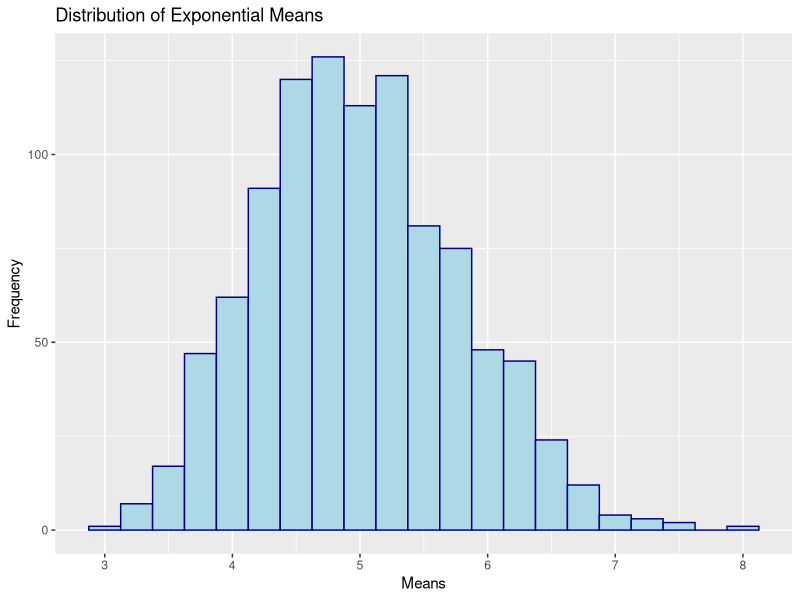

Reproduce this figure in R.
## ---- chunk 1
library(knitr)
## ---- chunk 2
# Load libraries
library(ggplot2)
## ---- chunk 3
# Setting R Seed to 1 (any number would work)

set.seed(1)

## ---- chunk 4

# Number of simulations
numsim <- 1000

# Lamda (lambda is the rate parameter)
lamda <- 0.2

# Number of exponentials
n <- 40

## ---- chunk 5
# Run the exponential simulations and populate a numsim * n matrix
Expo_Matrix <- matrix(rexp(n*numsim,lamda),nrow = numsim,ncol = n)

# Calculate the means for each row (create data.frame for ggplot)
Expo_Matrix_Means <- data.frame(expo_means = apply(Expo_Matrix,1,mean))


## ---- chunk 6

g_expo <- ggplot(Expo_Matrix_Means, aes(expo_means)) + 
        geom_histogram(color = "navy", fill = "lightblue", binwidth = 0.25) +
        ggtitle("Distribution of Exponential Means") + 
        xlab("Means")+ylab("Frequency")

g_expo

## ---- chunk 7

# Calculation of mu
mu <- 1/lamda

## ---- chunk 8

# Calculation of X_bar
X_bar <- mean(Expo_Matrix_Means$expo_means)

